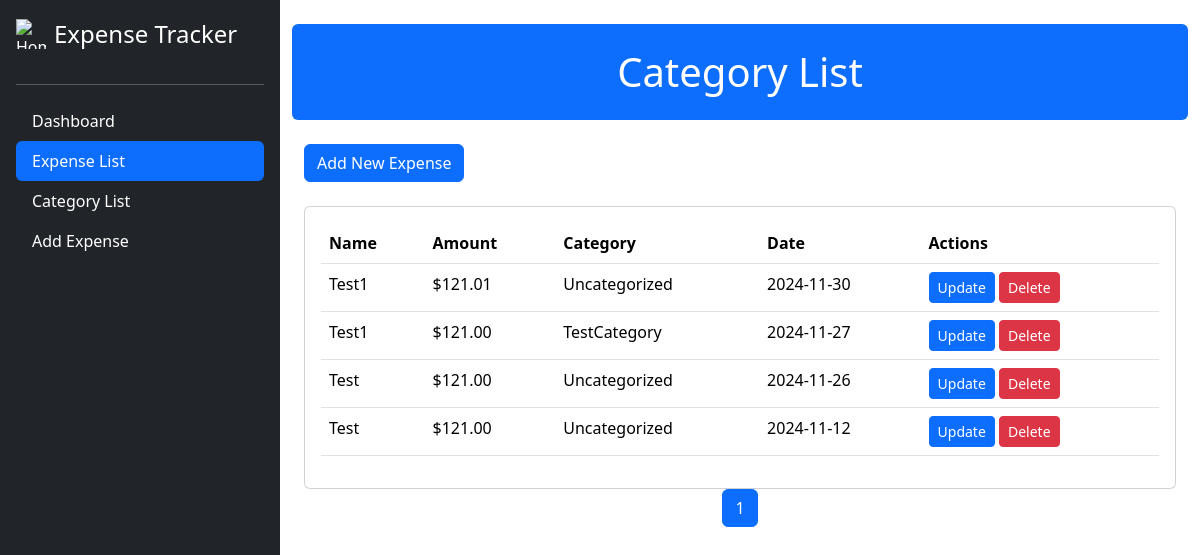
/transaction_record, run on an earlier commit of the app's database.
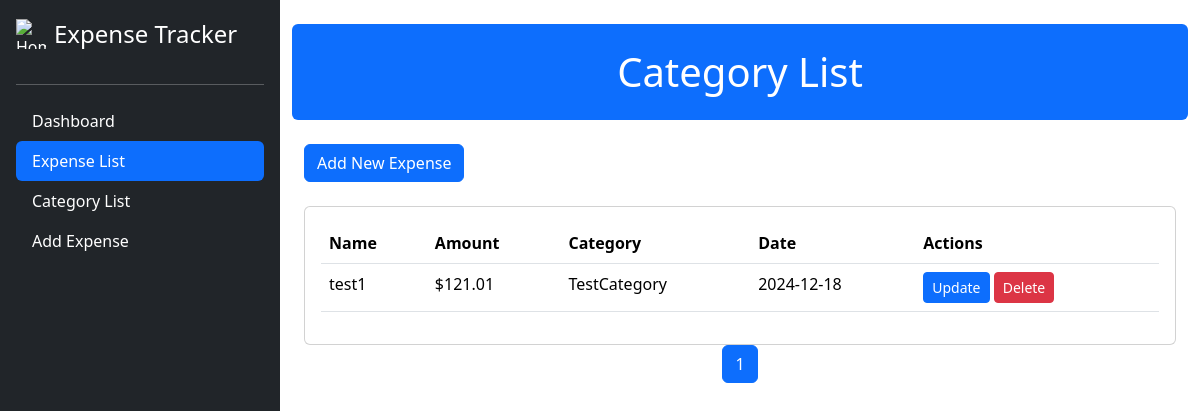
And on a later commit of the database.
### models.py (models this page shows, shortened)
class Expenses(db.Model):
    id = db.Column(db.Integer, primary_key=True)
    name = db.Column(db.String(50), nullable=False)
    amount = db.Column(db.Float, nullable=False)
    date = db.Column(db.DateTime, nullable=False, default=datetime.utcnow().date)
    explanation = db.Column(db.Text, nullable=True)
    category_id = db.Column(db.Integer, db.ForeignKey('category.id'), nullable=True)

class Category(db.Model):
    id = db.Column(db.Integer, primary_key=True)
    name = db.Column(db.String(50), nullable=False, unique=True)
    description = db.Column(db.String(200))
    expense = db.relationship('Expenses', backref='category', lazy=True)

### routes.py (the view)
@main.route('/transaction_record')
def transaction_record():
    page = request.args.get('page', 1, type=int)
    expenses = Expenses.query.order_by(Expenses.date.desc()).paginate(page=page, per_page=10)
    categories = Category.query.all()  # Get all categories
    return flask.render_template('transaction_list.html', expenses=expenses, categories=categories)

### templates/transaction_list.html (shortened to what this page needs)
{% extends 'base.html' %}
{% block body %}
    <div class="container mt-4">
        <div class="row mb-4">
            <div class="col-12">
                <div class="p-4 bg-primary text-white rounded">
                    <h1 class="text-center mb-0">Category List</h1>
                </div>
            </div>
        </div>
        <div class="container">
            <div class="row mb-4">
                <div class="col">
                    <button type="button" class="btn btn-primary" data-bs-toggle="modal"
                            data-bs-target="#addExpenseModal">
                        Add New Expense
                    </button>
                </div>
            </div>
            <div class="card">
                <div class="card-body">
                    <div class="table-responsive">
                        <table class="table">
                            <thead>
                            <tr>
                                <th>Name</th>
                                <th>Amount</th>
                                <th>Category</th>
                                <th>Date</th>
                                <th>Actions</th>
                            </tr>
                            </thead>
                            <tbody>
                            {% for expense in expenses.items %}
                                <tr>
                                    <td>{{ expense.name }}</td>
                                    <td>${{ "%.2f"|format(expense.amount) }}</td>
                                    <td>{{ expense.category.name if expense.category else 'Uncategorized' }}</td>
                                    <td>{{ expense.date.strftime('%Y-%m-%d') }}</td>
                                    <td>
                                        <button type="button" class="btn btn-primary btn-sm" data-bs-toggle="modal"
                                                data-bs-target="#modaledit{{ expense.id }}">
                                            Update
                                        </button>
                                        <form action="{{ url_for('main.delete_expense', id=expense.id) }}" method="POST"
                                              class="d-inline"
                                              onsubmit="return confirm('Are you sure you want to delete this expense?');">
                                            <button type="submit" class="btn btn-danger btn-sm">Delete</button>
                                        </form>
                                    </td>
                                </tr>
                            {% endfor %}
                            </tbody>
                        </table>
                    </div>
                </div>
            </div>
            <div class="d-flex justify-content-center">
                <nav>
                    <ul class="pagination">
                        {% for page_num in expenses.iter_pages(left_edge=2, left_current=2, right_current=2, right_edge=2) %}
                            {% if page_num %}
                                {% if expenses.page == page_num %}
                                    <li class="page-item active">
                                        <span class="page-link">{{ page_num }}</span>
                                    </li>
                                {% else %}
                                    <li class="page-item">
                                        <a class="page-link"
                                           href="{{ url_for('main.transaction_record', page=page_num) }}">{{ page_num }}</a>
                                    </li>
                                {% endif %}
                            {% else %}
                                <li class="page-item disabled">
                                    <span class="page-link">...</span>
                                </li>
                            {% endif %}
                        {% endfor %}
                    </ul>
                </nav>
            </div>
        </div>
    </div>
{% endblock %}

What changed in the data, as far as the page shows it:
removed Expenses: name "Test1", amount "121.01", category "Uncategorized", date "2024-11-30"
removed Expenses: name "Test", amount "121.00", category "Uncategorized", date "2024-11-26"
removed Expenses: name "Test", amount "121.00", category "Uncategorized", date "2024-11-12"
changed Expenses "TestCategory": name "Test1" → "test1"; amount "121.00" → "121.01"; date "2024-11-27" → "2024-12-18"
